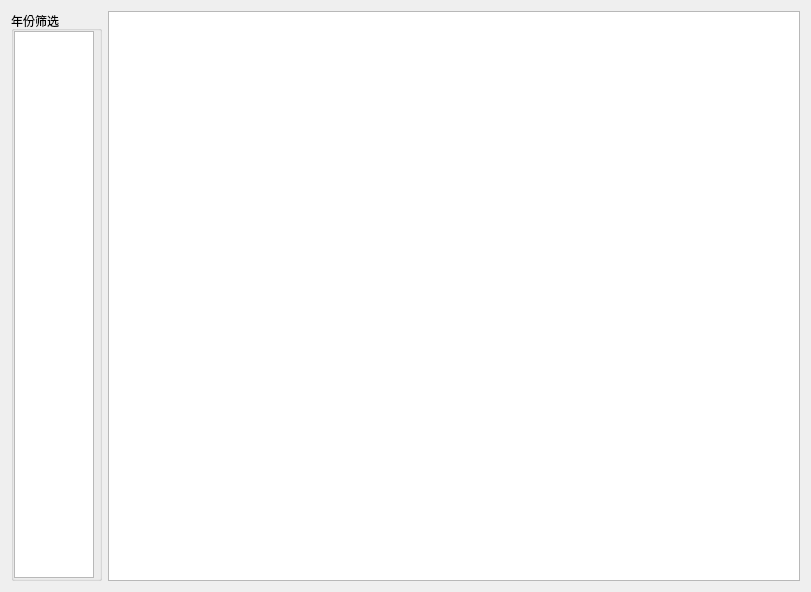
<?xml version="1.0" encoding="UTF-8"?>
<ui version="4.0">
 <class>Form</class>
 <widget class="QWidget" name="Form">
  <property name="geometry">
   <rect>
    <x>0</x>
    <y>0</y>
    <width>811</width>
    <height>592</height>
   </rect>
  </property>
  <property name="windowTitle">
   <string>Form</string>
  </property>
  <layout class="QHBoxLayout" name="horizontalLayout_7">
   <item>
    <widget class="QGroupBox" name="groupBox">
     <property name="maximumSize">
      <size>
       <width>110</width>
       <height>16777215</height>
      </size>
     </property>
     <property name="title">
      <string>年份筛选</string>
     </property>
     <layout class="QVBoxLayout" name="verticalLayout">
      <property name="spacing">
       <number>0</number>
      </property>
      <property name="leftMargin">
       <number>0</number>
      </property>
      <property name="topMargin">
       <number>0</number>
      </property>
      <property name="rightMargin">
       <number>5</number>
      </property>
      <property name="bottomMargin">
       <number>0</number>
      </property>
      <item>
       <widget class="QListWidget" name="lw_yearChoose">
        <property name="sizePolicy">
         <sizepolicy hsizetype="Minimum" vsizetype="Expanding">
          <horstretch>0</horstretch>
          <verstretch>0</verstretch>
         </sizepolicy>
        </property>
        <property name="maximumSize">
         <size>
          <width>80</width>
          <height>16777215</height>
         </size>
        </property>
       </widget>
      </item>
     </layout>
    </widget>
   </item>
   <item>
    <layout class="QVBoxLayout" name="verticalLayout_4">
     <item>
      <widget class="QTableWidget" name="disturbResult"/>
     </item>
    </layout>
   </item>
  </layout>
 </widget>
 <resources/>
 <connections/>
</ui>
